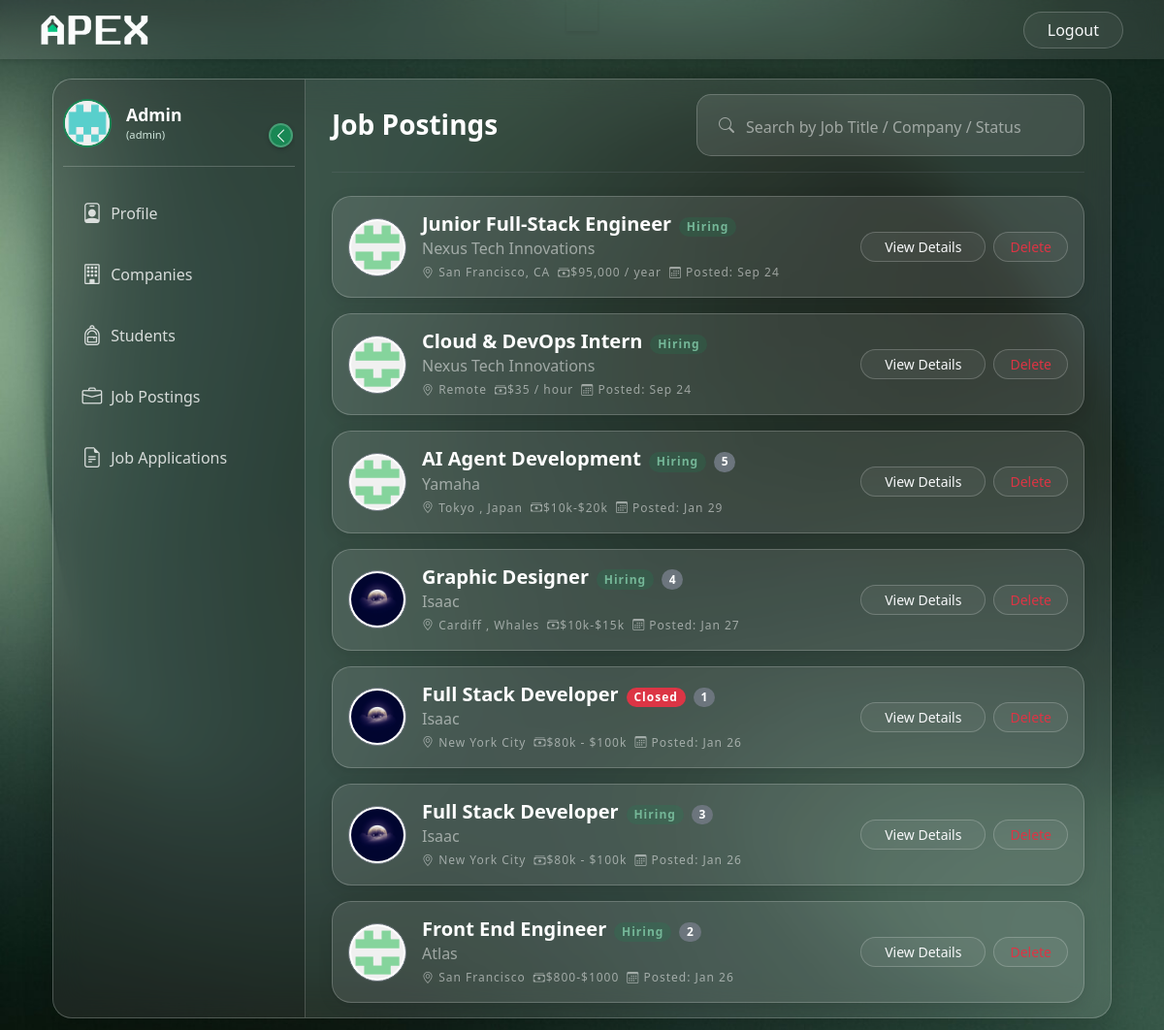
The app's page /admin/job_postings (signed in) with its own data.
### controller/models.py (models this page shows, shortened)
class JobPosition(db.Model):
    id = db.Column(db.Integer, primary_key=True, autoincrement=True)
    company_id = db.Column(db.Integer, db.ForeignKey('company.id'), nullable=False)
    requirements = db.Column(db.String(200), nullable=False)
    job_location = db.Column(db.String(200), nullable=False)
    job_description = db.Column(db.String(700))
    job_title = db.Column(db.String(100), nullable=False)
    job_pay = db.Column(db.String(40), nullable=False)
    job_type = db.Column(db.String(7), nullable=False) # Remote , Onsite , Hybrid
    created_at = db.Column(db.DateTime, nullable=False, default=db.func.current_timestamp())
    job_status = db.Column(db.String(10), default='Hiring') # Hiring , Closed
    status = db.Column(db.String(20), default='Pending') # 'Pending', 'Approved', 'Rejected'
    job_timing = db.Column(db.String(30), nullable=False)
    views = db.Column(db.Integer, default=0)
    is_deleted = db.Column(db.Boolean, default=False)

class User(UserMixin,db.Model):
    id = db.Column(db.Integer, primary_key=True, autoincrement=True)
    name = db.Column(db.String(80), nullable=False)
    email = db.Column(db.String(120), unique=True, nullable=False)
    password = db.Column(db.String(200), nullable=False)
    contact = db.Column(db.String(10), nullable=False)
    created_at = db.Column(db.DateTime, nullable=False, default=db.func.current_timestamp())
    blacklisted = db.Column(db.Boolean, default=False)
    image_url = db.Column(db.String(225))
    fs_uniquifier = db.Column(db.String(255), unique=True, nullable=False, default=lambda: secrets.token_urlsafe(16))
    last_login_at = db.Column(db.DateTime)
    student_details = db.relationship('Student', backref='user', lazy=True, uselist=False)
    company_details = db.relationship('Company', backref='user', lazy=True, uselist=False)
    roles = db.relationship('Role', secondary='user_roles', backref='user', lazy=True, uselist=False)

### routes/admin_routes.py (the view, shortened to what this page needs)
@admin_bp.route('/job_postings')
@admin_required
def job_postings():
    query = JobPosition.query.join(Company).join(User)
    search_query = request.args.get('q', '')
    all_jobs = query.order_by(JobPosition.created_at.desc()).all()
    pending_jobs = [job for job in all_jobs if job.status=="Pending"]
    active_jobs = [job for job in all_jobs if job.status=="Approved"]
    return render_template('admin/job_postings.html',
                            user=current_user,
                            pending_jobs=pending_jobs,
                            active_jobs=active_jobs,
                            search=search_query,
                            jobs = all_jobs)

### app.py (called while the page is built)
@login_manager.user_loader
def load_user(user_id):
    return User.query.get(int(user_id))

### routes/main_routes.py (called while the page is built, shortened)
@app.context_processor
def inject_notifications():
    return dict(unread_count=0)

### templates/admin/job_postings.html (shortened to what this page needs)
{% extends 'admin/dashboard.html' %}
{% block dashboard_content %}
<div class="container-fluid fade-in">
    <div class="d-flex justify-content-between align-items-center mb-3 flex-wrap gap-3">
        <h3 class="text-white fw-bold mb-0">Job Postings</h3>
        <form action="{{ url_for('admin_bp.job_postings') }}" method="GET" class="flex-grow-1" style="max-width: 400px;">
            <div class="glass-input-group">
                <span class="input-group-text bg-transparent border-0 text-white-50"><i class="bi bi-search"></i>
                    <input type="text" name="q" class="form-control bg-transparent border-0 text-white shadow-none" placeholder="Search by Job Title / Company / Status ">
                </span>
            </div>
        </form>
    </div>
    <hr class="border-secondary opacity-25 mb-4">
    {% if jobs %}
        <div class="d-flex flex-column gap-3">
            {% for job in active_jobs %}
            <div class="glass-card p-3 position-relative">
                <div class="row g-3 align-items-center text-center text-md-start">
                    <div class="col-12 col-md-auto">
                        <img src="{{ job.company.user.image_url }}" class="rounded-circle bg-white border border-secondary mx-auto mx-md-0" style="width: 60px; height: 60px; object-fit: contain; padding: 2px;">
                    </div>
                    <div class="col-12 col-md">
                        <div class="d-flex flex-column flex-md-row align-items-center align-items-md-baseline gap-2">
                            <h5 class="text-white fw-bold mb-0">{{ job.job_title }}</h5>
                            {% if job.job_status == 'Closed' %}
                            <span class="badge bg-danger rounded-pill text-xs">{{ job.job_status }}</span>
                            {% else %}
                            <span class="badge bg-success-subtle rounded-pill text-xs">{{ job.job_status }}</span>
                            {% endif %}
                            {% if job.views %}
                            <span class="badge bg-secondary rounded-pill text-s">{{job.views}}</span>
                            {% endif %}
                        </div>
                        <p class="text-white-50 mb-1">{{ job.company.user.name }}</p>
                        <div class="d-flex flex-wrap justify-content-center justify-content-md-start gap-2 text-white-50 text-xs mt-1">
                            <span><i class="bi bi-geo-alt "></i> {{ job.job_location }}</span>
                            <span><i class="bi bi-cash-stack "></i>{{ job.job_pay }}</span>
                            <span><i class="bi bi-calendar3 "></i> Posted: {{ job.created_at.strftime('%b %d') }}</span>
                        </div>
                    </div>
                    <div class="col-12 col-md-auto">
                        <div class="d-flex flex-wrap justify-content-center justify-content-md-end gap-2">
                            <a href="{{ url_for('admin_bp.view_job', id=job.id) }}" class="btn btn-outline-light btn-sm px-4 rounded-pill glass-btn flex-grow-1 flex-md-grow-0">
                                View Details
                            </a>
                            {% if not job.is_deleted %}
                            <button
                                class="btn btn-outline-danger btn-sm px-3 rounded-pill glass-btn flex-grow-1 flex-md-grow-0"
                                data-url="{{ url_for('admin_bp.delete_job', id=job.id) }}"
                                data-title="Delete Application"
                                data-message="Are you sure you want to delete the role for '{{ job.job_title }}'?"
                                data-btn-class="btn-danger"
                                data-btn-text="Delete"
                                onclick="openConfirmModal(this)">
                                Delete
                            </button>
                            {% endif %}
                        </div>
                    </div>
                </div>
            </div>
            {% endfor %}
        </div>
    {% else %}
        <div class="text-center text-white-50 mt-5">
            <i class="bi bi-briefcase fs-1 d-block mb-3"></i>
            <p>No Jobs found matching your search.</p>
            <a href="{{ url_for('admin_bp.job_postings') }}" class="text-success">Clear Search</a>
        </div>
    {% endif %}
</div>
{% endblock %}

### templates/admin/dashboard.html (shortened to what this page needs)
{% extends 'base.html' %}
{% block content %}
<div class="container-fluid px-8">
    <div class="dashboard-wrapper">
            <aside class="sidebar" id="sidebar">
                <div class="user-profile-section">
                    <img src="/static/uploads/Profile_pics/god.png" alt="Profile" class="user-avatar">
                    <div class="user-info">
                        <p class="user-name">Admin</p>
                        <p class="user-role">(admin)</p>
                    </div>
                    <button class="toggle-btn" id="sidebarToggle" >
                        <i class="bi bi-chevron-left"></i>
                    </button>
                </div>
                <div class="nav-section">
                    <a href="{{ url_for('admin_bp.profile') }}" class="sidebar-link {% if active_page == 'profile' %}active{% endif %}">
                        <i class="bi bi-person-badge"></i>
                        <span class="nav-text">&nbsp;Profile</span>
                    </a>
                    <a href="{{ url_for('admin_bp.companies') }}" class="sidebar-link {% if active_page == 'profile' %}active{% endif %}">
                        <i class="bi bi-building"></i>
                        <span class="nav-text">&nbsp;Companies</span>
                    </a>
                    <a href="{{ url_for('admin_bp.students') }}" class="sidebar-link {% if active_page == 'notifications' %}active{% endif %}">
                        <i class="bi bi-backpack"></i>
                        <span class="nav-text">&nbsp;Students</span>
                    </a>
                    <a href="{{ url_for('admin_bp.job_postings') }}" class="sidebar-link {% if active_page == 'jobs' %}active{% endif %}">
                        <i class="bi bi-briefcase"></i>
                        <span class="nav-text">&nbsp;Job Postings</span>
                    </a>
                    <a href="{{ url_for('admin_bp.job_applications') }}" class="sidebar-link {% if active_page == 'applications' %}active{% endif %}">
                        <i class="bi bi-file-earmark-text"></i>
                        <span class="nav-text">&nbsp;Job Applications</span>
                    </a>
                </div>
            </aside>
            <main class="main-content">
                {% block dashboard_content %}
                {% endblock %}
            </main>
        </div>
    </div>
    {% endblock %}

### templates/base.html (shortened to what this page needs)
<!doctype html>
<html lang="en">
  <head>
    <link href="https://cdn.jsdelivr.net/npm/bootstrap@5.3.0/dist/css/bootstrap.min.css" rel="stylesheet">
    <link rel="stylesheet" href="/static/css/style.css">
    <link rel="stylesheet" href="https://cdn.jsdelivr.net/npm/bootstrap-icons@1.11.1/font/bootstrap-icons.css">
  </head>
  <body>
    <nav class="navbar navbar-expand-lg navbar-custom mb-2 position-sticky">
      <div class="container">
        <a class="navbar-brand" href="/">
          <img src="/static/uploads/LOGO.png" height="34" class="d-inline-block align-text-top me-2" style="display: none;">
        </a>
          {% if current_user.is_authenticated %}
            <ul class="navbar-nav ms-auto">
              <li class="nav-item">
                <a class=" btn btn-outline-light rounded-pill px-4 glass-btn" href="/auth/logout">Logout</a>
              </li>
            </ul>
          {% endif %}
      </div>
    </nav>
    <div class="position-fixed top-0 start-50 translate-middle-x p-3 shadow-sm" style="z-index: 1100;">
    </div>
    <div class="container">
      {% block content %}
      {% endblock %}
    </div>
  </body>
</html>

### static/css/style.css (style rules this page uses)
:root { --primary-green: #198754; --dark-green: #0f5132; --forest-green: #2E8B57; --navbar-bg: #206a5d; --teal-green: #206a5d; --light-green: #d1e7dd; --glass-bg: rgba(255, 255, 255, 0.1); --glass-border: rgba(255, 255, 255, 0.2); --text-white: #ffffff; --text-muted: rgba(255, 255, 255, 0.7); }
body,html { overscroll-behavior: none; background-image: url("../uploads/Background.jpg"); background-repeat: no-repeat; background-size: cover; background-attachment: fixed; min-height: 100vh; font-family: 'Segoe UI', Tahoma, Geneva, Verdana, sans-serif; }
.navbar-custom { position: sticky; top: 0; z-index: 1050; width: 100%; background-color: var(--glass-bg); box-shadow: 0 2px 4px rgba(0,0,0,0.1); backdrop-filter: blur(10px); }
.navbar-custom .navbar-brand, .navbar-custom .nav-link { color: var(--text-white); font-weight: 500; }
.form-control { padding-top: 10px; }
.dashboard-wrapper { display: flex; background: var(--glass-bg); backdrop-filter: blur(15px); -webkit-backdrop-filter: blur(15px); border: 1px solid var(--glass-border); box-shadow: 0 8px 32px rgba(0,0,0,0.2); margin-top: 20px; height: calc(100vh - 100px); border-radius: 20px; overflow: hidden; position: relative; }
.sidebar { width: 260px; background: rgba(0, 0, 0, 0.2); border-right: 1px solid var(--glass-border); display: flex; flex-direction: column; transition: width 0.3s ease; padding: 20px 10px; position: relative; z-index: 100; flex-shrink: 0; }
.toggle-btn { position: absolute; right: 2px; top: 25px; background: var(--primary-green); border: 2px solid rgba(255,255,255,0.2); color: white; width: 25px; height: 25px; border-radius: 50%; display: flex; align-items: center; justify-content: center; cursor: pointer; z-index: 200; transition: 0.3s; box-shadow: 0 2px 5px rgba(0,0,0,0.2); }
.user-profile-section { display: flex; align-items: center; padding-bottom: 20px; margin-bottom: 20px; border-bottom: 1px solid var(--glass-border); position: relative; height: 70px; overflow: hidden; }
.user-avatar { width: 50px; height: 50px; border-radius: 50%; object-fit: cover; border: 2px solid var(--primary-green); background: #eee; flex-shrink: 0; }
.user-info { margin-left: 15px; overflow: hidden; white-space: nowrap; }
.user-name { font-weight: 600; color: white; margin: 0; font-size: 1.1rem; }
.user-role { font-size: 0.7rem; color: var(--light-green); margin: 0; }
.nav-section { flex-grow: 1; }
.sidebar-link { display: flex; align-items: center; color: rgba(255,255,255,0.8); text-decoration: none; padding: 12px 15px; margin-bottom: 8px; border-radius: 12px; transition: all 0.2s; white-space: nowrap; position: relative; z-index: 101; }
.sidebar-link i { font-size: 1.3rem; min-width: 30px; text-align: center; }
.main-content { flex-grow: 1; padding: 15px; overflow-y: auto; }
.glass-card { background: var(--glass-bg); border: 1px solid var(--glass-border); border-radius: 20px; padding: 25px; box-shadow: 0 4px 15px rgba(0,0,0,0.1); }
.text-xs { font-size: 0.75rem; letter-spacing: 1px; }
.glass-btn { background: rgba(255,255,255,0.05); border: 1px solid rgba(255,255,255,0.2); transition: all 0.3s; }
.fade-in { animation: fadeIn 0.5s ease-in-out; }
.glass-input-group { background: rgba(255, 255, 255, 0.1); border: 1px solid rgba(255, 255, 255, 0.2); border-radius: 15px; padding: 5px 10px; transition: 0.3s; width: 100%; }
.glass-input-group input::placeholder { color: rgba(255, 255, 255, 0.5); }
.bg-success-subtle { background-color: rgba(25, 135, 84, 0.2) !important; color: #75b798 !important; }
.position-relative { position: relative !important; }

### records on screen
JobPosition: company.user.image_url (picture), job_title "Junior Full-Stack Engineer", job_status "Hiring", company.user.name "Nexus Tech Innovations", job_location "San Francisco, CA", job_pay "$95,000 / year", created_at "Sep 24"
JobPosition: company.user.image_url (picture), job_title "Cloud & DevOps Intern", job_status "Hiring", company.user.name "Nexus Tech Innovations", job_location "Remote", job_pay "$35 / hour", created_at "Sep 24"
JobPosition: company.user.image_url (picture), job_title "AI Agent Development", job_status "Hiring", views "5", company.user.name "Yamaha", job_location "Tokyo , Japan", job_pay "$10k-$20k", created_at "Jan 29"
JobPosition: company.user.image_url (picture), job_title "Graphic Designer", job_status "Hiring", views "4", company.user.name "Isaac", job_location "Cardiff , Whales", job_pay "$10k-$15k", created_at "Jan 27"
JobPosition: company.user.image_url (picture), job_title "Full Stack Developer", job_status "Closed", views "1", company.user.name "Isaac", job_location "New York City", job_pay "$80k - $100k", created_at "Jan 26"
JobPosition: company.user.image_url (picture), job_title "Full Stack Developer", job_status "Hiring", views "3", company.user.name "Isaac", job_location "New York City", job_pay "$80k - $100k", created_at "Jan 26"
JobPosition: company.user.image_url (picture), job_title "Front End Engineer", job_status "Hiring", views "2", company.user.name "Atlas", job_location "San Francisco", job_pay "$800-$1000", created_at "Jan 26"
